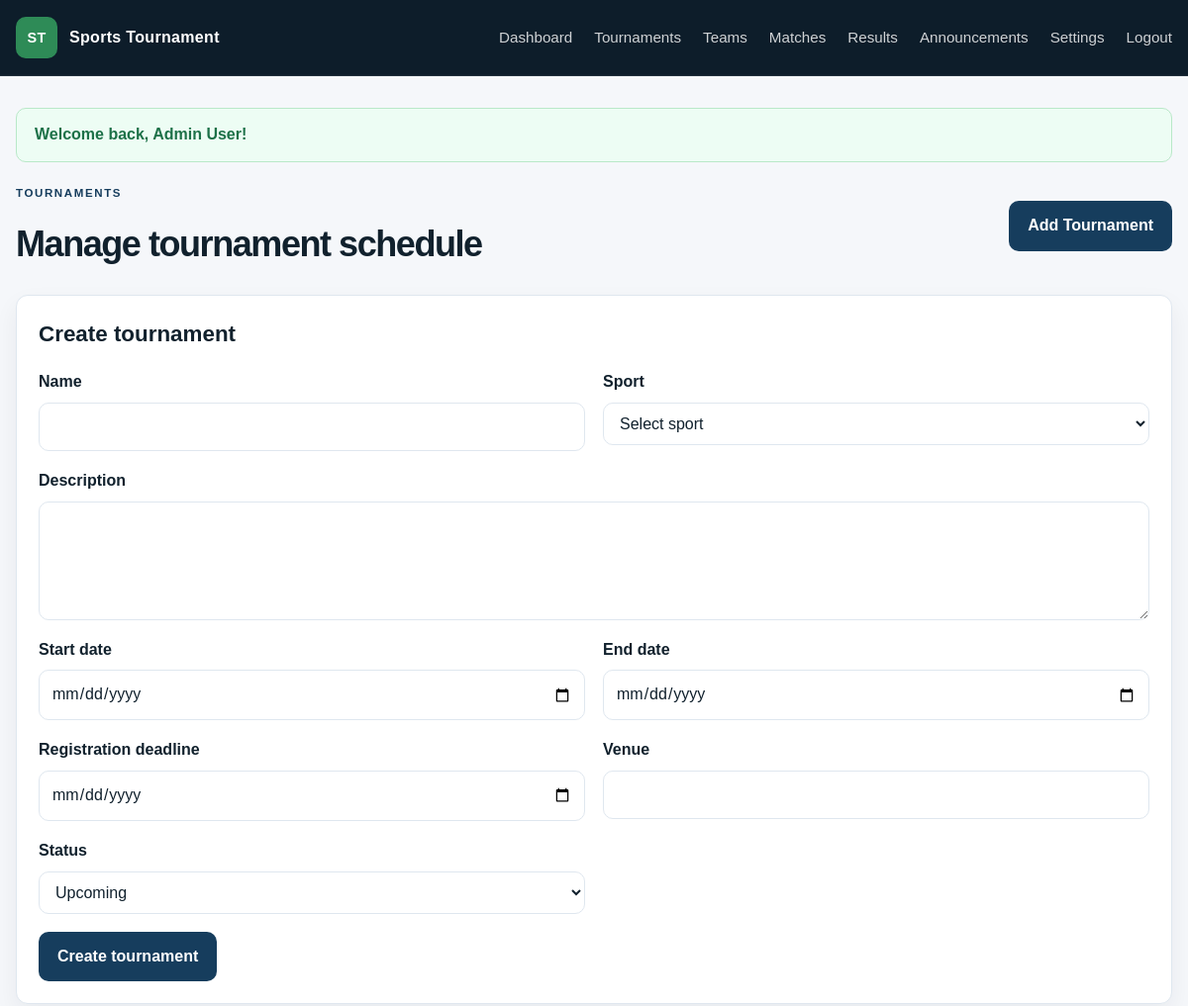
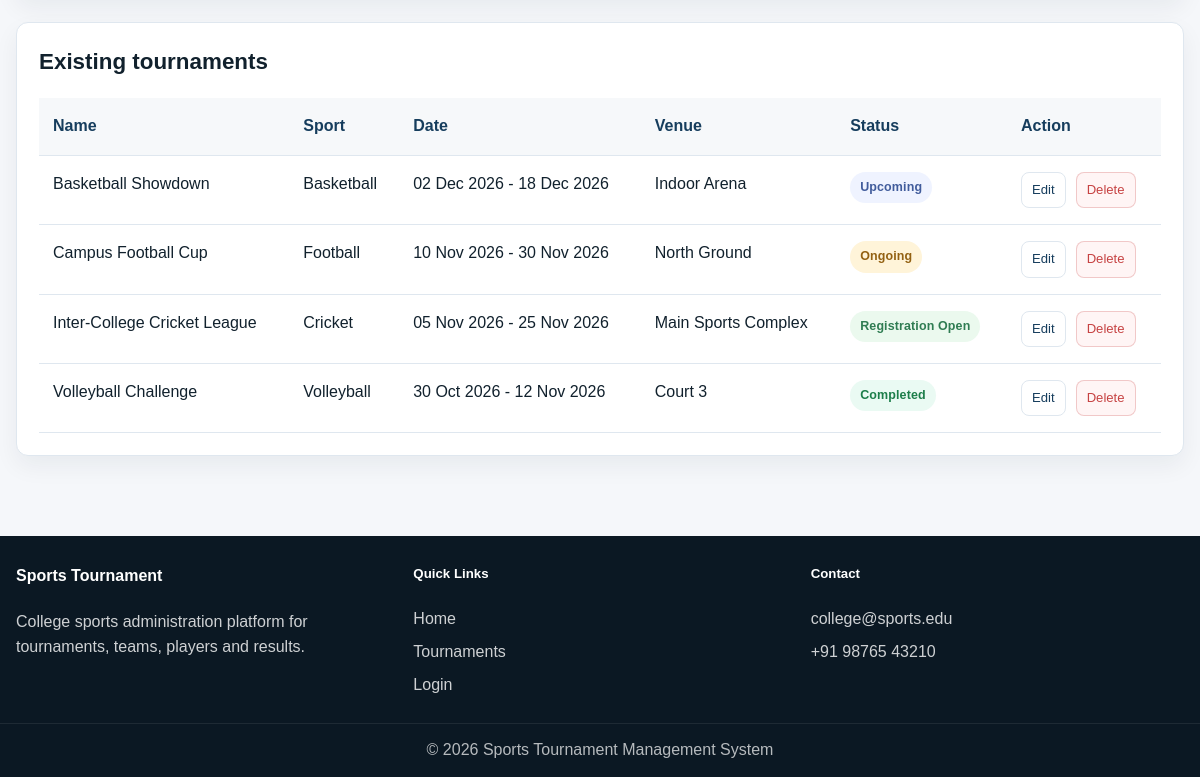
The app's page /admin/tournaments.php (signed in) with its own data (2 pictures, top to bottom).
### tables this page shows
CREATE TABLE tournaments (
    id INT AUTO_INCREMENT PRIMARY KEY,
    sport_id INT NOT NULL,
    name VARCHAR(150) NOT NULL,
    description TEXT,
    start_date DATE NOT NULL,
    end_date DATE NOT NULL,
    registration_deadline DATE NOT NULL,
    venue VARCHAR(150) NOT NULL,
    status ENUM('Upcoming','Registration Open','Ongoing','Completed','Cancelled') NOT NULL DEFAULT 'Upcoming',
    created_at TIMESTAMP DEFAULT CURRENT_TIMESTAMP,
    CONSTRAINT fk_tournament_sport FOREIGN KEY (sport_id) REFERENCES sports(id) ON DELETE RESTRICT
);

CREATE TABLE sports (
    id INT AUTO_INCREMENT PRIMARY KEY,
    name VARCHAR(100) NOT NULL,
    description VARCHAR(255) DEFAULT NULL,
    max_players INT NOT NULL DEFAULT 11,
    created_at TIMESTAMP DEFAULT CURRENT_TIMESTAMP
);

### admin/tournaments.php (the view, shortened to what this page needs)
<?php
$pdo = db();
$tournaments = $pdo->query('SELECT t.*, s.name as sport_name FROM tournaments t LEFT JOIN sports s ON s.id = t.sport_id ORDER BY t.start_date DESC')->fetchAll();
require_once __DIR__ . '/../includes/header.php';
?>
<div class="page-header">
    <div>
        <span class="eyebrow dark">Tournaments</span>
        <h1>Manage tournament schedule</h1>
    </div>
    <a href="<?= e(baseUrl()) ?>/admin/tournament_add.php" class="button button-primary">Add Tournament</a>
</div>
<div class="panel">
    <div class="panel-header"><h2>Create tournament</h2></div>
    <form method="post" class="form-grid">
        <div class="field-group">
            <label>Name</label>
            <input type="text" name="name" required>
        </div>
        <div class="field-group">
            <label>Sport</label>
            <select name="sport_id" required>
                <option value="">Select sport</option>
            </select>
        </div>
        <div class="field-group full-width">
            <label>Description</label>
            <textarea name="description" rows="3"></textarea>
        </div>
        <div class="field-group">
            <label>Start date</label>
            <input type="date" name="start_date" required>
        </div>
        <div class="field-group">
            <label>End date</label>
            <input type="date" name="end_date" required>
        </div>
        <div class="field-group">
            <label>Registration deadline</label>
            <input type="date" name="registration_deadline" required>
        </div>
        <div class="field-group">
            <label>Venue</label>
            <input type="text" name="venue" required>
        </div>
        <div class="field-group">
            <label>Status</label>
            <select name="status">
                <option value="Upcoming">Upcoming</option>
            </select>
        </div>
        <div class="form-actions full-width">
            <button type="submit" class="button button-primary">Create tournament</button>
        </div>
    </form>
</div>
<div class="panel">
    <div class="panel-header"><h2>Existing tournaments</h2></div>
    <div class="table-wrap">
        <table>
            <thead>
                <tr>
                    <th>Name</th>
                    <th>Sport</th>
                    <th>Date</th>
                    <th>Venue</th>
                    <th>Status</th>
                    <th>Action</th>
                </tr>
            </thead>
            <tbody>
                <?php foreach ($tournaments as $tournament): ?>
                    <tr>
                        <td><?= e($tournament['name']) ?></td>
                        <td><?= e($tournament['sport_name']) ?></td>
                        <td><?= e(formatDate($tournament['start_date'])) ?> - <?= e(formatDate($tournament['end_date'])) ?></td>
                        <td><?= e($tournament['venue']) ?></td>
                        <td><span class="status-badge <?= e(statusBadgeClass($tournament['status'])) ?>"><?= e($tournament['status']) ?></span></td>
                        <td>
                            <div class="table-actions">
                                <a href="<?= e(baseUrl()) ?>/admin/tournament_edit.php?id=<?= e($tournament['id']) ?>" class="link-button">Edit</a>
                                <a href="<?= e(baseUrl()) ?>/admin/tournament_delete.php?id=<?= e($tournament['id']) ?>" class="link-button danger" onclick="return confirm('Delete this tournament?');">Delete</a>
                            </div>
                        </td>
                    </tr>
                <?php endforeach; ?>
            </tbody>
        </table>
    </div>
</div>
<?php require_once __DIR__ . '/../includes/footer.php'; ?>

### assets/css/style.css (style rules this page uses)
:root { --bg: #f5f7fa; --panel: #ffffff; --panel-alt: #eef3f8; --ink: #11212d; --muted: #536477; --line: #dfe7ef; --primary: #163d5d; --primary-soft: #e8f0f8; --accent: #2e8b57; --accent-soft: #eaf8ef; --danger: #c64242; --warning: #b87828; --shadow: 0 10px 25px rgba(17, 33, 45, 0.06); --radius: 12px; }
* { box-sizing: border-box; }
html { scroll-behavior: smooth; }
body { margin: 0; font-family: Arial, Helvetica, sans-serif; background: var(--bg); color: var(--ink); line-height: 1.55; }
a { color: var(--primary); text-decoration: none; }
button, input, select, textarea { font: inherit; }
.eyebrow { display: inline-block; font-size: 0.72rem; letter-spacing: 0.14em; text-transform: uppercase; font-weight: 700; color: var(--accent); margin-bottom: 14px; }
.eyebrow.dark { color: var(--primary); }
.button { border: 1px solid transparent; border-radius: 10px; padding: 12px 18px; cursor: pointer; display: inline-flex; align-items: center; justify-content: center; font-weight: 700; transition: 0.2s ease; text-decoration: none; }
.button-primary { background: var(--primary); color: #fff; }
.button.primary, .button.button-primary { background: var(--primary); color: #fff; }
.full-width { width: 100%; }
.info-card, .panel, .stat-box, .auth-card { background: var(--panel); border: 1px solid var(--line); border-radius: var(--radius); box-shadow: var(--shadow); }
.table-wrap { overflow-x: auto; width: 100%; }
table { width: 100%; border-collapse: collapse; min-width: 640px; background: var(--panel); }
th, td { padding: 16px 14px; border-bottom: 1px solid var(--line); text-align: left; vertical-align: top; }
th { background: #f6f8fa; color: var(--primary); font-weight: 700; }
.status-badge { display: inline-flex; align-items: center; justify-content: center; border-radius: 999px; font-size: 0.78rem; font-weight: 700; padding: 6px 10px; letter-spacing: 0.01em; }
.status-upcoming { background: #eff3ff; color: #415c9c; }
.status-registration { background: #ebf9ee; color: #2f7c52; }
.status-ongoing { background: #fff4d9; color: #936112; }
.status-completed { background: #eafaf3; color: #1c7e4a; }
.page-header { width: min(1180px, calc(100% - 32px)); margin: 0 auto 24px; display: flex; align-items: center; justify-content: space-between; gap: 16px; }
.page-header h1 { margin: 0; font-size: clamp(2rem, 3vw, 2.5rem); letter-spacing: -0.04em; }
.panel { width: min(1180px, calc(100% - 32px)); margin: 0 auto 24px; padding: 22px; }
.panel-header { margin-bottom: 18px; }
.panel-header h2 { margin: 0; font-size: 1.4rem; }
.form-grid { display: grid; grid-template-columns: repeat(2, minmax(220px, 1fr)); gap: 18px; }
.field-group { display: flex; flex-direction: column; gap: 8px; }
.full-width { grid-column: 1 / -1; }
label { font-weight: 600; color: var(--ink); }
input, select, textarea { width: 100%; border: 1px solid var(--line); border-radius: 10px; padding: 11px 12px; background: #fff; color: var(--ink); }
textarea { min-height: 120px; resize: vertical; }
.form-actions { display: flex; gap: 10px; align-items: center; justify-content: flex-start; }
.table-actions { display: flex; gap: 10px; flex-wrap: wrap; }
.link-button { display: inline-flex; align-items: center; justify-content: center; border: 1px solid var(--line); border-radius: 8px; padding: 7px 10px; font-size: 0.82rem; text-decoration: none; color: var(--primary); background: #fff; }
.link-button.danger { border-color: rgba(198, 66, 66, 0.25); color: var(--danger); background: #fff5f5; }

### records on screen
tournaments: name "Basketball Showdown", sport.name "Basketball", start_date "02 Dec 2026", end_date "18 Dec 2026", venue "Indoor Arena", status "Upcoming"
tournaments: name "Campus Football Cup", sport.name "Football", start_date "10 Nov 2026", end_date "30 Nov 2026", venue "North Ground", status "Ongoing"
tournaments: name "Inter-College Cricket League", sport.name "Cricket", start_date "05 Nov 2026", end_date "25 Nov 2026", venue "Main Sports Complex", status "Registration Open"
tournaments: name "Volleyball Challenge", sport.name "Volleyball", start_date "30 Oct 2026", end_date "12 Nov 2026", venue "Court 3", status "Completed"

### other values on screen
$item['label'] "Dashboard"
$item['label'] "Tournaments"
$item['label'] "Teams"
$item['label'] "Matches"
$item['label'] "Results"
$item['label'] "Announcements"
$flash['message'] "Welcome back, Admin User!"
